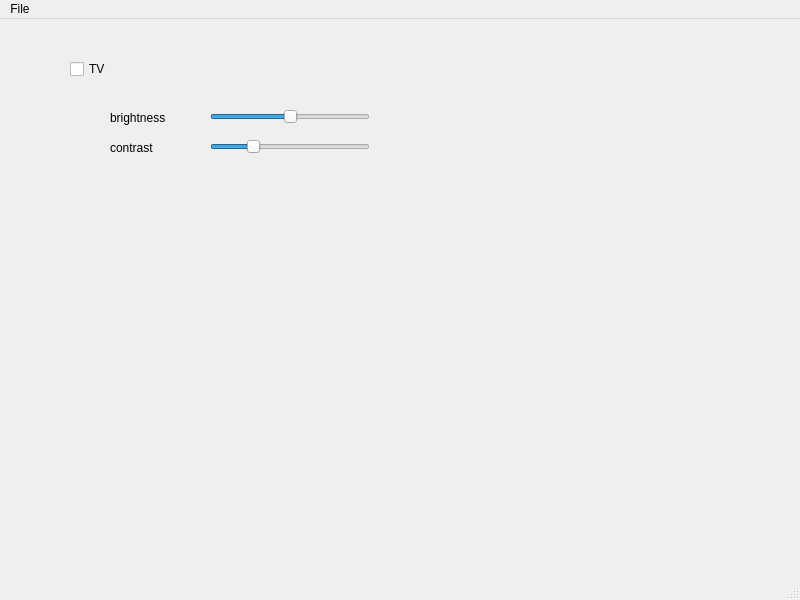
<?xml version="1.0" encoding="UTF-8"?>
<ui version="4.0">
 <class>MainControlWindow</class>
 <widget class="QMainWindow" name="MainControlWindow">
  <property name="geometry">
   <rect>
    <x>0</x>
    <y>0</y>
    <width>800</width>
    <height>600</height>
   </rect>
  </property>
  <property name="windowTitle">
   <string>MainWindow</string>
  </property>
  <widget class="QWidget" name="centralwidget">
   <widget class="QCheckBox" name="cbTv">
    <property name="geometry">
     <rect>
      <x>70</x>
      <y>40</y>
      <width>86</width>
      <height>20</height>
     </rect>
    </property>
    <property name="text">
     <string>TV</string>
    </property>
   </widget>
   <widget class="QSlider" name="brightness">
    <property name="geometry">
     <rect>
      <x>210</x>
      <y>90</y>
      <width>160</width>
      <height>16</height>
     </rect>
    </property>
    <property name="minimum">
     <number>-100</number>
    </property>
    <property name="maximum">
     <number>100</number>
    </property>
    <property name="singleStep">
     <number>5</number>
    </property>
    <property name="pageStep">
     <number>20</number>
    </property>
    <property name="orientation">
     <enum>Qt::Horizontal</enum>
    </property>
   </widget>
   <widget class="QLabel" name="label_brightness">
    <property name="geometry">
     <rect>
      <x>110</x>
      <y>90</y>
      <width>81</width>
      <height>17</height>
     </rect>
    </property>
    <property name="text">
     <string>brightness</string>
    </property>
   </widget>
   <widget class="QLabel" name="label_contrast">
    <property name="geometry">
     <rect>
      <x>110</x>
      <y>120</y>
      <width>81</width>
      <height>17</height>
     </rect>
    </property>
    <property name="text">
     <string>contrast</string>
    </property>
   </widget>
   <widget class="QSlider" name="contrast">
    <property name="geometry">
     <rect>
      <x>210</x>
      <y>120</y>
      <width>160</width>
      <height>16</height>
     </rect>
    </property>
    <property name="minimum">
     <number>0</number>
    </property>
    <property name="maximum">
     <number>400</number>
    </property>
    <property name="singleStep">
     <number>5</number>
    </property>
    <property name="pageStep">
     <number>20</number>
    </property>
    <property name="value">
     <number>100</number>
    </property>
    <property name="orientation">
     <enum>Qt::Horizontal</enum>
    </property>
   </widget>
  </widget>
  <widget class="QMenuBar" name="menubar">
   <property name="geometry">
    <rect>
     <x>0</x>
     <y>0</y>
     <width>800</width>
     <height>22</height>
    </rect>
   </property>
   <widget class="QMenu" name="menuFile">
    <property name="title">
     <string>File</string>
    </property>
    <addaction name="actionQuit"/>
   </widget>
   <addaction name="menuFile"/>
  </widget>
  <widget class="QStatusBar" name="statusbar"/>
  <action name="actionQuit">
   <property name="text">
    <string>Quit</string>
   </property>
   <property name="toolTip">
    <string>Quits the application</string>
   </property>
   <property name="shortcut">
    <string>Ctrl+Q</string>
   </property>
  </action>
 </widget>
 <resources/>
 <connections/>
</ui>
